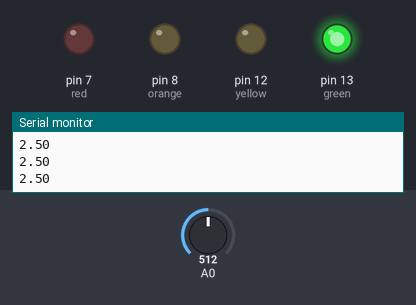
A sketch run on a simulated Arduino Uno, built with avr-gcc and run on an emulated ATmega328P. On the bench: output pins drawn as LEDs (lit = HIGH), the last lines printed to the serial monitor. The test bench sets the inputs (shaded band); at power-on: A0 = 512.

Above: at 1.2 s.
1.3 s: A0 set to 373
2.8 s: A0 set to 345
At 3.6 s:
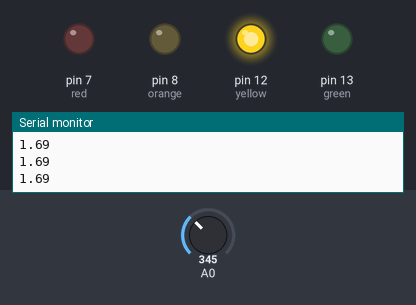
4.3 s: A0 set to 213
5.8 s: A0 set to 197
At 6.9 s:
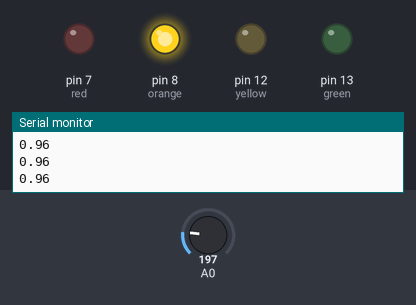
7.3 s: A0 set to 306
At 8.1 s:
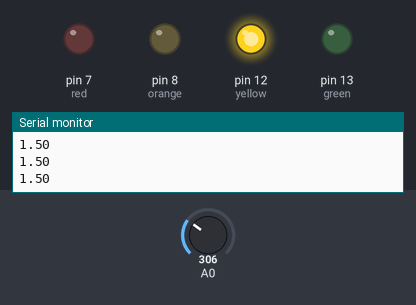
8.8 s: A0 set to 122
At 9.3 s:
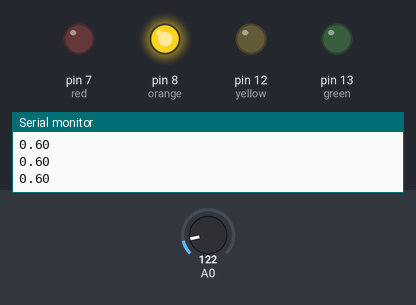
Timing chart, 0 to 11.3 s (numbered marks = the images above; inputs shaded):
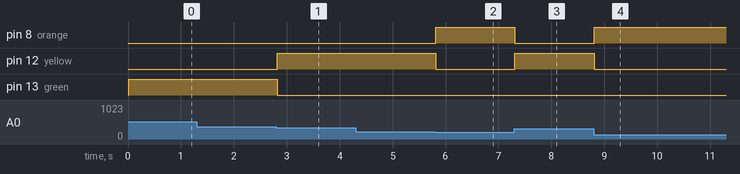

The sketch:

LIDAR_Analog_Reading.ino
```cpp
int(an_re) = A0;
int red = 7;
int orange = 8;
int yellow = 12;
int green = 13;

void setup() {
  // put your setup code here, to run once:
  pinMode(red, OUTPUT);
  pinMode(orange, OUTPUT);
  pinMode(yellow, OUTPUT);
  pinMode(green, OUTPUT);
  pinMode(an_re, INPUT);
  Serial.begin(9600);
}

void loop() {
    int anval = analogRead(an_re);
    float voltage = anval * ((5.0)/(1023));
    Serial.print(voltage);
    Serial.print('\n');
    delay (10);

    if(voltage > 0.0 && voltage <=0.5){
      digitalWrite(red, HIGH);
      digitalWrite(orange, LOW);
      digitalWrite(yellow, LOW);
      digitalWrite(green, LOW);
    }
    else if(voltage >= 0.51 && voltage <= 1.0){
      digitalWrite(red, LOW);
      digitalWrite(orange, HIGH);
      digitalWrite(yellow, LOW);
      digitalWrite(green, LOW);
    }
    else if(voltage >= 1.01 && voltage <= 1.75){
      digitalWrite(red, LOW);
      digitalWrite(orange, LOW);
      digitalWrite(yellow, HIGH);
      digitalWrite(green, LOW);
    }
    else if(voltage >= 1.76){
      digitalWrite(green, HIGH);
      digitalWrite(orange, LOW);
      digitalWrite(yellow, LOW);
      digitalWrite(red, LOW);
    }

}
```

Measured:
- the behaviour switches between 359 and 358 on A0 (found by bisection; images 0 and 1)
- the behaviour switches between 205 and 204 on A0 (found by bisection; images 1 and 2)
- after the input at 2.8 s, pin 12 (yellow): LOW → HIGH at once; pin 13 (green): HIGH → LOW at once
- after the input at 5.8 s, pin 8 (orange): LOW → HIGH at once; pin 12 (yellow): HIGH → LOW at once
- after the input at 7.3 s, pin 8 (orange): HIGH → LOW at once; pin 12 (yellow): LOW → HIGH at once
- after the input at 8.8 s, pin 8 (orange): LOW → HIGH at once; pin 12 (yellow): HIGH → LOW at once
